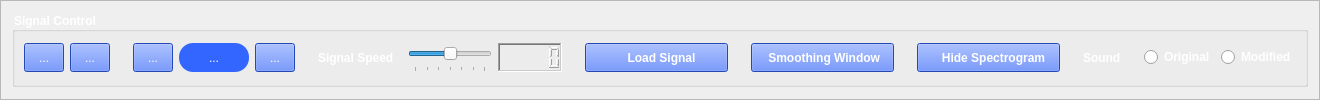
               <widget class="QFrame" name="frame_26">
                <property name="frameShape">
                 <enum>QFrame::StyledPanel</enum>
                </property>
                <property name="frameShadow">
                 <enum>QFrame::Raised</enum>
                </property>
                <layout class="QGridLayout" name="gridLayout_22">
                 <item row="0" column="0">
                  <widget class="QGroupBox" name="groupBox_8">
                   <property name="sizePolicy">
                    <sizepolicy hsizetype="Preferred" vsizetype="Maximum">
                     <horstretch>0</horstretch>
                     <verstretch>0</verstretch>
                    </sizepolicy>
                   </property>
                   <property name="maximumSize">
                    <size>
                     <width>16777215</width>
                     <height>75</height>
                    </size>
                   </property>
                   <property name="font">
                    <font>
                     <pointsize>9</pointsize>
                     <weight>75</weight>
                     <bold>true</bold>
                    </font>
                   </property>
                   <property name="styleSheet">
                    <string notr="true">color: rgb(255, 255, 255);</string>
                   </property>
                   <property name="title">
                    <string>Signal Control</string>
                   </property>
                   <layout class="QGridLayout" name="gridLayout_7">
                    <item row="0" column="0">
                     <layout class="QGridLayout" name="gridLayout_6">
                      <item row="0" column="1">
                       <widget class="QToolButton" name="Musical_Instruments_Zooming_Out_Button">
                        <property name="sizePolicy">
                         <sizepolicy hsizetype="Expanding" vsizetype="Fixed">
                          <horstretch>0</horstretch>
                          <verstretch>0</verstretch>
                         </sizepolicy>
                        </property>
                        <property name="minimumSize">
                         <size>
                          <width>40</width>
                          <height>29</height>
                         </size>
                        </property>
                        <property name="styleSheet">
                         <string notr="true">background-color:#3366ff;</string>
                        </property>
                        <property name="text">
                         <string>...</string>
                        </property>
                        <property name="icon">
                         <iconset>
                          <normaloff>Signal-Equalizer/Assets/zoom-out.png</normaloff>Signal-Equalizer/Assets/zoom-out.png</iconset>
                        </property>
                        <property name="iconSize">
                         <size>
                          <width>20</width>
                          <height>20</height>
                         </size>
                        </property>
                       </widget>
                      </item>
                      <item row="0" column="14">
                       <spacer name="horizontalSpacer_8">
                        <property name="orientation">
                         <enum>Qt::Horizontal</enum>
                        </property>
                        <property name="sizeType">
                         <enum>QSizePolicy::Expanding</enum>
                        </property>
                        <property name="sizeHint" stdset="0">
                         <size>
                          <width>17</width>
                          <height>26</height>
                         </size>
                        </property>
                       </spacer>
                      </item>
                      <item row="0" column="9">
                       <widget class="QLCDNumber" name="Musical_Instruments_Signal_Speed_LCD">
                        <property name="enabled">
                         <bool>true</bool>
                        </property>
                        <property name="minimumSize">
                         <size>
                          <width>0</width>
                          <height>29</height>
                         </size>
                        </property>
                        <property name="font">
                         <font>
                          <weight>75</weight>
                          <bold>true</bold>
                         </font>
                        </property>
                        <property name="frameShape">
                         <enum>QFrame::WinPanel</enum>
                        </property>
                        <property name="frameShadow">
                         <enum>QFrame::Sunken</enum>
                        </property>
                        <property name="lineWidth">
                         <number>1</number>
                        </property>
                        <property name="segmentStyle">
                         <enum>QLCDNumber::Outline</enum>
                        </property>
                        <property name="intValue" stdset="0">
                         <number>0</number>
                        </property>
                       </widget>
                      </item>
                      <item row="0" column="15">
                       <widget class="QPushButton" name="Musical_Instruments_Hide_Show_Spectrogram_Button">
                        <property name="sizePolicy">
                         <sizepolicy hsizetype="Maximum" vsizetype="Fixed">
                          <horstretch>130</horstretch>
                          <verstretch>0</verstretch>
                         </sizepolicy>
                        </property>
                        <property name="minimumSize">
                         <size>
                          <width>143</width>
                          <height>29</height>
                         </size>
                        </property>
                        <property name="maximumSize">
                         <size>
                          <width>160</width>
                          <height>16777215</height>
                         </size>
                        </property>
                        <property name="sizeIncrement">
                         <size>
                          <width>0</width>
                          <height>0</height>
                         </size>
                        </property>
                        <property name="font">
                         <font>
                          <weight>75</weight>
                          <bold>true</bold>
                         </font>
                        </property>
                        <property name="styleSheet">
                         <string notr="true">background-color:#3366ff;</string>
                        </property>
                        <property name="text">
                         <string>   Hide Spectrogram</string>
                        </property>
                        <property name="icon">
                         <iconset>
                          <normaloff>Signal-Equalizer/Assets/invisible.png</normaloff>Signal-Equalizer/Assets/invisible.png</iconset>
                        </property>
                        <property name="iconSize">
                         <size>
                          <width>20</width>
                          <height>20</height>
                         </size>
                        </property>
                       </widget>
                      </item>
                      <item row="0" column="7">
                       <widget class="QLabel" name="label_28">
                        <property name="minimumSize">
                         <size>
                          <width>84</width>
                          <height>29</height>
                         </size>
                        </property>
                        <property name="font">
                         <font>
                          <pointsize>9</pointsize>
                          <weight>75</weight>
                          <bold>true</bold>
                         </font>
                        </property>
                        <property name="styleSheet">
                         <string notr="true">color: &quot;white&quot;;</string>
                        </property>
                        <property name="text">
                         <string>Signal Speed</string>
                        </property>
                       </widget>
                      </item>
                      <item row="0" column="13">
                       <widget class="QPushButton" name="Musical_Instruments_Smoothing_Window_Button">
                        <property name="sizePolicy">
                         <sizepolicy hsizetype="Maximum" vsizetype="Fixed">
                          <horstretch>130</horstretch>
                          <verstretch>0</verstretch>
                         </sizepolicy>
                        </property>
                        <property name="minimumSize">
                         <size>
                          <width>143</width>
                          <height>29</height>
                         </size>
                        </property>
                        <property name="maximumSize">
                         <size>
                          <width>160</width>
                          <height>16777215</height>
                         </size>
                        </property>
                        <property name="font">
                         <font>
                          <weight>75</weight>
                          <bold>true</bold>
                         </font>
                        </property>
                        <property name="styleSheet">
                         <string notr="true">background-color:#3366ff;</string>
                        </property>
                        <property name="text">
                         <string> Smoothing Window</string>
                        </property>
                        <property name="icon">
                         <iconset>
                          <normaloff>Signal-Equalizer/Assets/bell-curve.png</normaloff>Signal-Equalizer/Assets/bell-curve.png</iconset>
                        </property>
                        <property name="iconSize">
                         <size>
                          <width>20</width>
                          <height>20</height>
                         </size>
                        </property>
                       </widget>
                      </item>
                      <item row="0" column="17">
                       <widget class="QLabel" name="label_14">
                        <property name="font">
                         <font>
                          <pointsize>9</pointsize>
                          <weight>75</weight>
                          <bold>true</bold>
                         </font>
                        </property>
                        <property name="text">
                         <string>Sound</string>
                        </property>
                       </widget>
                      </item>
                      <item row="0" column="3">
                       <widget class="QToolButton" name="Musical_Instruments_Stop_Button">
                        <property name="sizePolicy">
                         <sizepolicy hsizetype="Expanding" vsizetype="Fixed">
                          <horstretch>0</horstretch>
                          <verstretch>0</verstretch>
                         </sizepolicy>
                        </property>
                        <property name="minimumSize">
                         <size>
                          <width>40</width>
                          <height>29</height>
                         </size>
                        </property>
                        <property name="styleSheet">
                         <string notr="true">background-color:#3366ff;</string>
                        </property>
                        <property name="text">
                         <string>...</string>
                        </property>
                        <property name="icon">
                         <iconset>
                          <normaloff>Signal-Equalizer/Assets/stop-button (2).png</normaloff>Signal-Equalizer/Assets/stop-button (2).png</iconset>
                        </property>
                        <property name="iconSize">
                         <size>
                          <width>20</width>
                          <height>20</height>
                         </size>
                        </property>
                       </widget>
                      </item>
                      <item row="0" column="16">
                       <spacer name="horizontalSpacer_9">
                        <property name="orientation">
                         <enum>Qt::Horizontal</enum>
                        </property>
                        <property name="sizeType">
                         <enum>QSizePolicy::Expanding</enum>
                        </property>
                        <property name="sizeHint" stdset="0">
                         <size>
                          <width>17</width>
                          <height>20</height>
                         </size>
                        </property>
                       </spacer>
                      </item>
                      <item row="0" column="5">
                       <widget class="QToolButton" name="Musical_Instruments_Reset_Button">
                        <property name="sizePolicy">
                         <sizepolicy hsizetype="Expanding" vsizetype="Fixed">
                          <horstretch>0</horstretch>
                          <verstretch>0</verstretch>
                         </sizepolicy>
                        </property>
                        <property name="minimumSize">
                         <size>
                          <width>40</width>
                          <height>29</height>
                         </size>
                        </property>
                        <property name="styleSheet">
                         <string notr="true">background-color:#3366ff;</string>
                        </property>
                        <property name="text">
                         <string>...</string>
                        </property>
                        <property name="icon">
                         <iconset>
                          <normaloff>Signal-Equalizer/Assets/rewind.png</normaloff>Signal-Equalizer/Assets/rewind.png</iconset>
                        </property>
                        <property name="iconSize">
                         <size>
                          <width>20</width>
                          <height>20</height>
                         </size>
                        </property>
                       </widget>
                      </item>
                      <item row="0" column="8">
                       <widget class="QSlider" name="Musical_Instruments_Signal_Speed_Slider">
                        <property name="sizePolicy">
                         <sizepolicy hsizetype="Expanding" vsizetype="Fixed">
                          <horstretch>120</horstretch>
                          <verstretch>0</verstretch>
                         </sizepolicy>
                        </property>
                        <property name="minimumSize">
                         <size>
                          <width>80</width>
                          <height>29</height>
                         </size>
                        </property>
                        <property name="maximumSize">
                         <size>
                          <width>300</width>
                          <height>16777215</height>
                         </size>
                        </property>
                        <property name="minimum">
                         <number>-3</number>
                        </property>
                        <property name="maximum">
                         <number>3</number>
                        </property>
                        <property name="singleStep">
                         <number>0</number>
                        </property>
                        <property name="pageStep">
                         <number>0</number>
                        </property>
                        <property name="value">
                         <number>0</number>
                        </property>
                        <property name="sliderPosition">
                         <number>0</number>
                        </property>
                        <property name="tracking">
                         <bool>true</bool>
                        </property>
                        <property name="orientation">
                         <enum>Qt::Horizontal</enum>
                        </property>
                        <property name="invertedAppearance">
                         <bool>false</bool>
                        </property>
                        <property name="invertedControls">
                         <bool>false</bool>
                        </property>
                        <property name="tickPosition">
                         <enum>QSlider::TicksBelow</enum>
                        </property>
                        <property name="tickInterval">
                         <number>1</number>
                        </property>
                       </widget>
                      </item>
                      <item row="0" column="20">
                       <widget class="QRadioButton" name="Musical_Instruments_Modified_Signal_Sound_Radio_Button">
                        <property name="font">
                         <font>
                          <pointsize>9</pointsize>
                          <weight>75</weight>
                          <bold>true</bold>
                         </font>
                        </property>
                        <property name="text">
                         <string>Modified</string>
                        </property>
                       </widget>
                      </item>
                      <item row="0" column="2">
                       <spacer name="horizontalSpacer_42">
                        <property name="orientation">
                         <enum>Qt::Horizontal</enum>
                        </property>
                        <property name="sizeHint" stdset="0">
                         <size>
                          <width>17</width>
                          <height>26</height>
                         </size>
                        </property>
                       </spacer>
                      </item>
                      <item row="0" column="0">
                       <widget class="QToolButton" name="Musical_Instruments_Zooming_In_Button">
                        <property name="sizePolicy">
                         <sizepolicy hsizetype="Expanding" vsizetype="Fixed">
                          <horstretch>0</horstretch>
                          <verstretch>0</verstretch>
                         </sizepolicy>
                        </property>
                        <property name="minimumSize">
                         <size>
                          <width>40</width>
                          <height>29</height>
                         </size>
                        </property>
                        <property name="font">
                         <font>
                          <italic>false</italic>
                         </font>
                        </property>
                        <property name="styleSheet">
                         <string notr="true">background-color:#3366ff;</string>
                        </property>
                        <property name="text">
                         <string>...</string>
                        </property>
                        <property name="icon">
                         <iconset>
                          <normaloff>Signal-Equalizer/Assets/zoomin.png</normaloff>Signal-Equalizer/Assets/zoomin.png</iconset>
                        </property>
                       </widget>
                      </item>
                      <item row="0" column="19">
                       <widget class="QRadioButton" name="Musical_Instruments_Original_Signal_Sound_Radio_Button">
                        <property name="font">
                         <font>
                          <pointsize>9</pointsize>
                          <weight>75</weight>
                          <bold>true</bold>
                         </font>
                        </property>
                        <property name="text">
                         <string>Original</string>
                        </property>
                       </widget>
                      </item>
                      <item row="0" column="4">
                       <widget class="QToolButton" name="Musical_Instruments_Play_Pause_Button">
                        <property name="sizePolicy">
                         <sizepolicy hsizetype="Expanding" vsizetype="Fixed">
                          <horstretch>0</horstretch>
                          <verstretch>0</verstretch>
                         </sizepolicy>
                        </property>
                        <property name="minimumSize">
                         <size>
                          <width>70</width>
                          <height>29</height>
                         </size>
                        </property>
                        <property name="styleSheet">
                         <string notr="true">background-color:#3366ff;
border-radius: 14px;</string>
                        </property>
                        <property name="text">
                         <string>...</string>
                        </property>
                        <property name="icon">
                         <iconset>
                          <normaloff>Signal-Equalizer/Assets/play (1).png</normaloff>Signal-Equalizer/Assets/play (1).png</iconset>
                        </property>
                        <property name="iconSize">
                         <size>
                          <width>20</width>
                          <height>20</height>
                         </size>
                        </property>
                       </widget>
                      </item>
                      <item row="0" column="10">
                       <spacer name="horizontalSpacer_43">
                        <property name="orientation">
                         <enum>Qt::Horizontal</enum>
                        </property>
                        <property name="sizeType">
                         <enum>QSizePolicy::Expanding</enum>
                        </property>
                        <property name="sizeHint" stdset="0">
                         <size>
                          <width>17</width>
                          <height>26</height>
                         </size>
                        </property>
                       </spacer>
                      </item>
                      <item row="0" column="11">
                       <widget class="QPushButton" name="Musical_Instruments_Load_Signal_Button">
                        <property name="sizePolicy">
                         <sizepolicy hsizetype="Maximum" vsizetype="Fixed">
                          <horstretch>130</horstretch>
                          <verstretch>0</verstretch>
                         </sizepolicy>
                        </property>
                        <property name="minimumSize">
                         <size>
                          <width>143</width>
                          <height>29</height>
                         </size>
                        </property>
                        <property name="maximumSize">
                         <size>
                          <width>160</width>
                          <height>16777215</height>
                         </size>
                        </property>
                        <property name="sizeIncrement">
                         <size>
                          <width>0</width>
                          <height>0</height>
                         </size>
                        </property>
                        <property name="font">
                         <font>
                          <weight>75</weight>
                          <bold>true</bold>
                         </font>
                        </property>
                        <property name="styleSheet">
                         <string notr="true">background-color:#3366ff;</string>
                        </property>
                        <property name="text">
                         <string>   Load Signal</string>
                        </property>
                        <property name="icon">
                         <iconset>
                          <normaloff>Signal-Equalizer/Assets/move-to.png</normaloff>Signal-Equalizer/Assets/move-to.png</iconset>
                        </property>
                        <property name="iconSize">
                         <size>
                          <width>20</width>
                          <height>20</height>
                         </size>
                        </property>
                       </widget>
                      </item>
                      <item row="0" column="12">
                       <spacer name="horizontalSpacer_44">
                        <property name="orientation">
                         <enum>Qt::Horizontal</enum>
                        </property>
                        <property name="sizeType">
                         <enum>QSizePolicy::Expanding</enum>
                        </property>
                        <property name="sizeHint" stdset="0">
                         <size>
                          <width>17</width>
                          <height>26</height>
                         </size>
                        </property>
                       </spacer>
                      </item>
                      <item row="0" column="6">
                       <spacer name="horizontalSpacer_45">
                        <property name="orientation">
                         <enum>Qt::Horizontal</enum>
                        </property>
                        <property name="sizeHint" stdset="0">
                         <size>
                          <width>17</width>
                          <height>26</height>
                         </size>
                        </property>
                       </spacer>
                      </item>
                      <item row="0" column="18">
                       <spacer name="horizontalSpacer_10">
                        <property name="orientation">
                         <enum>Qt::Horizontal</enum>
                        </property>
                        <property name="sizeType">
                         <enum>QSizePolicy::Expanding</enum>
                        </property>
                        <property name="sizeHint" stdset="0">
                         <size>
                          <width>17</width>
                          <height>20</height>
                         </size>
                        </property>
                       </spacer>
                      </item>
                     </layout>
                    </item>
                   </layout>
                  </widget>
                 </item>
                </layout>
               </widget>
